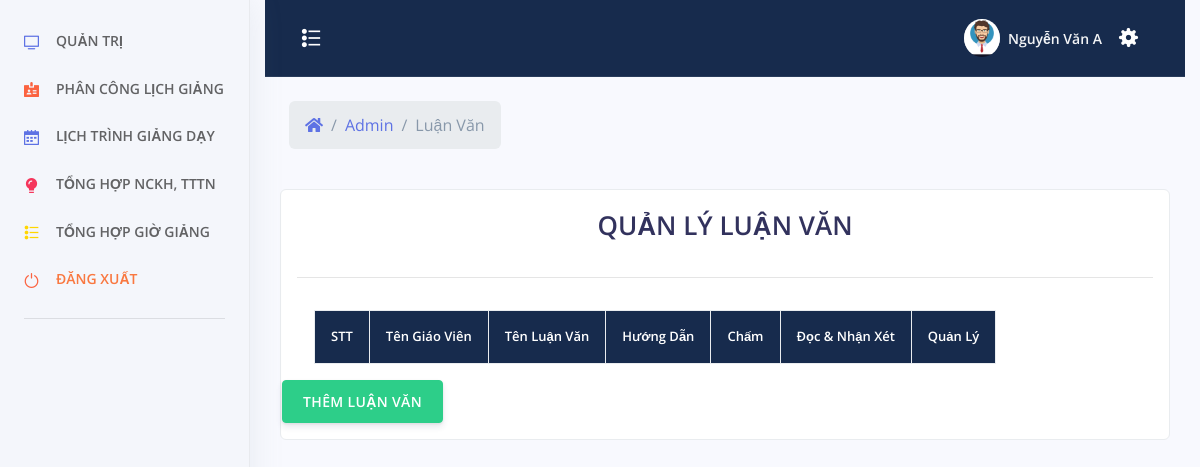
The page /admin/index.php?menu=luanvan (signed in) on the database as committed earlier.
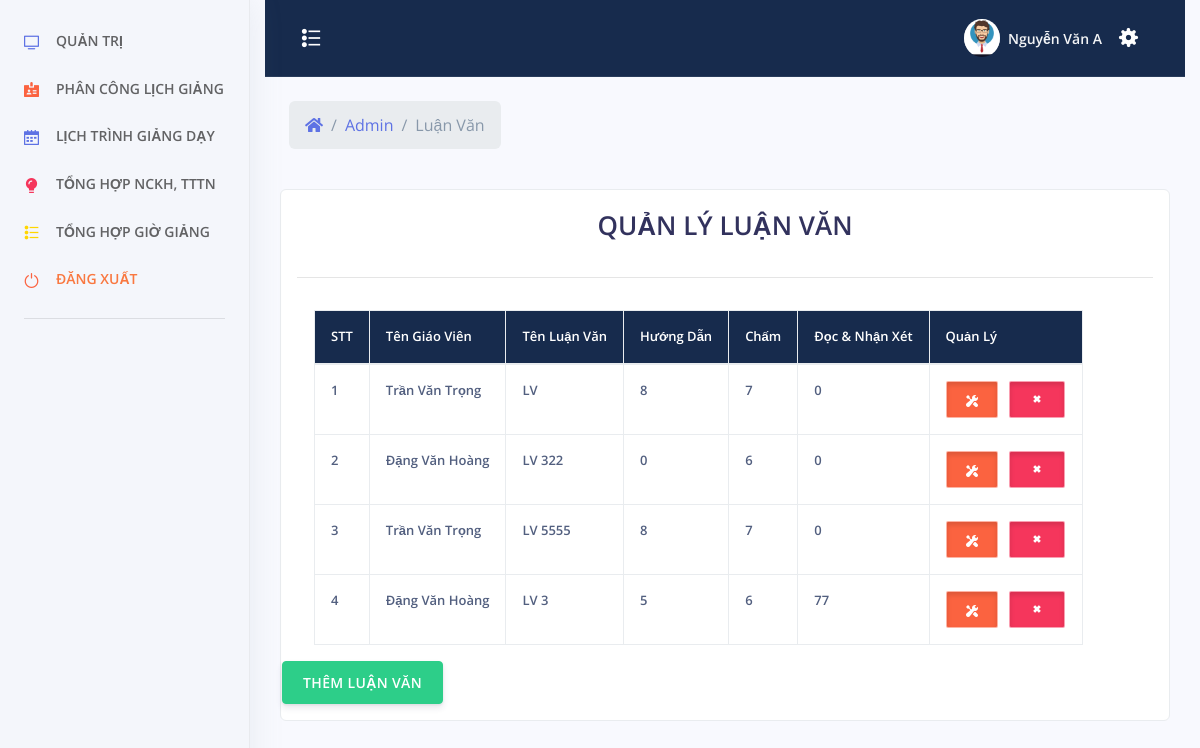
The same page on the database as committed later.
### tables this page shows
CREATE TABLE `luan_van` (
  `id` int(11) NOT NULL,
  `id_giaovien` int(11) NOT NULL,
  `ten` varchar(500) NOT NULL,
  `huong_dan` int(11) NOT NULL,
  `cham` int(11) NOT NULL,
  `doc` int(11) NOT NULL
);

CREATE TABLE `tai_khoan` (
  `id_tai_khoan` int(11) NOT NULL,
  `ten_tai_khoan` varchar(30) NOT NULL,
  `mat_khau` varchar(100) NOT NULL,
  `nhom_tai_khoan` tinyint(2) NOT NULL,
  `ten_sinh_vien` varchar(100) NOT NULL,
  `sdt` varchar(20) NOT NULL,
  `ngay_sinh` varchar(50) NOT NULL,
  `ngay_tao` datetime NOT NULL
);

### admin/luan-van.php (the view, shortened to what this page needs)
<?php
	include_once('../config/config.php');
	include_once('../header.php');
 ?>
<?php
		if($_SESSION["taikhoan"] == NULL){ ?>
			<script>
				window.location.href="../tai-khoan/dang-nhap.php";
			</script>
		<?php }else {?>
			<div class="row align-items-center py-4">
            <div class="col-lg-6 col-7">
              <nav aria-label="breadcrumb" class="d-none d-md-inline-block ml-md-4">
                <ol class="breadcrumb breadcrumb-links breadcrumb-dark">
                  <li class="breadcrumb-item"><a href="#"><i class="fas fa-home"></i></a></li>
                  <li class="breadcrumb-item"><a href="index.php">Admin</a></li>
                  <li class="breadcrumb-item active" aria-current="page">Luận Văn</li>
                </ol>
              </nav>
            </div>
          </div>
    <div style="color:#FFF" class="col-xs-12 col-sm-12 col-md-12 col-lg-12 adminhihi">
		<div class="list-group-item">
		<?php
			$sql = "SELECT * FROM `luan_van`";
			$qr = mysqli_query($conn, $sql);
		 ?>
			<div class="caption">
			<h1 style="text-align: center">QUẢN LÝ LUẬN VĂN</h1>
			</div>
			<hr>
			<div class="row">
				<table class="table table-bordered table-responsive">
					<tr class="chimuc">
						<th>STT</th>
						<th>Tên Giáo Viên</th>
						<th>Tên Luận Văn</th>
						<th>Hướng Dẫn</th>
						<th>Chấm</th>
						<th>Đọc & Nhận Xét</th>
						<th>Quản Lý</th>
					</tr>
					<tbody>
						<?php $stt =1; ?>
					<?php while($row = mysqli_fetch_assoc($qr)){ ?>
						<tr>
							<td><?php echo $stt; $stt += 1; ?></td>
							<td><?php
								$idgv = $row["id_giaovien"];
								$sqlgv = "SELECT `ten_sinh_vien` FROM `tai_khoan` WHERE `id_tai_khoan` = '$idgv'";
								$qrgv = mysqli_query($conn, $sqlgv);
								$rowgv = mysqli_fetch_assoc($qrgv);
								echo $rowgv["ten_sinh_vien"];
							?>
							</td>
							<td><?php echo $row["ten"]?></td>
							<td><?php echo $row["huong_dan"]?></td>
							<td><?php echo $row["cham"]?></td>
							<td><?php echo $row["doc"]?></td>
							<td align="center">
                                <button type="button" id="sua" class="btn btn-warning btn-xs button-sua" title="Sửa"
                                tens="<?php echo $row["ten"]?>"
                                idgvs="<?php echo $row["id_giaovien"]?>"
                                idsua="<?php echo $row["id"]?>" ><span class="glyphicon glyphicon-edit"></span>
								<span class="btn-inner--icon"><i class="ni ni-settings"></i></span>
							</button>
  								<button type="button" id="xoa" xoa="<?php echo $row["id"]?>" class="btn btn-danger btn-xs button-sua" title="Xóa"><span class="glyphicon glyphicon-trash"></span>
								  <span class="btn-inner--icon"><i class="ni ni-fat-remove"></i></span>
							</button>
							</td>
						</tr>
						<?php } ?>
					</tbody>
				</table>
<br>
<center>
	<button type="button" class="btn btn-success"  data-toggle="modal" data-target="#themadmin">THÊM LUẬN VĂN</button>
</center>
			</div>
		</div>
    </div>
	<?php } ?>
</div>
 <?php
	include_once('../footer.php');
 ?>

Rows that differ between the two databases and show on the page:
added luan_van: tai_khoan.ten_sinh_vien "Trần Văn Trọng", ten "LV", huong_dan "8", cham "7", doc "0"
added luan_van: tai_khoan.ten_sinh_vien "Đặng Văn Hoàng", ten "LV 322", huong_dan "0", cham "6", doc "0"
added luan_van: tai_khoan.ten_sinh_vien "Trần Văn Trọng", ten "LV 5555", huong_dan "8", cham "7", doc "0"
added luan_van: tai_khoan.ten_sinh_vien "Đặng Văn Hoàng", ten "LV 3", huong_dan "5", cham "6", doc "77"
